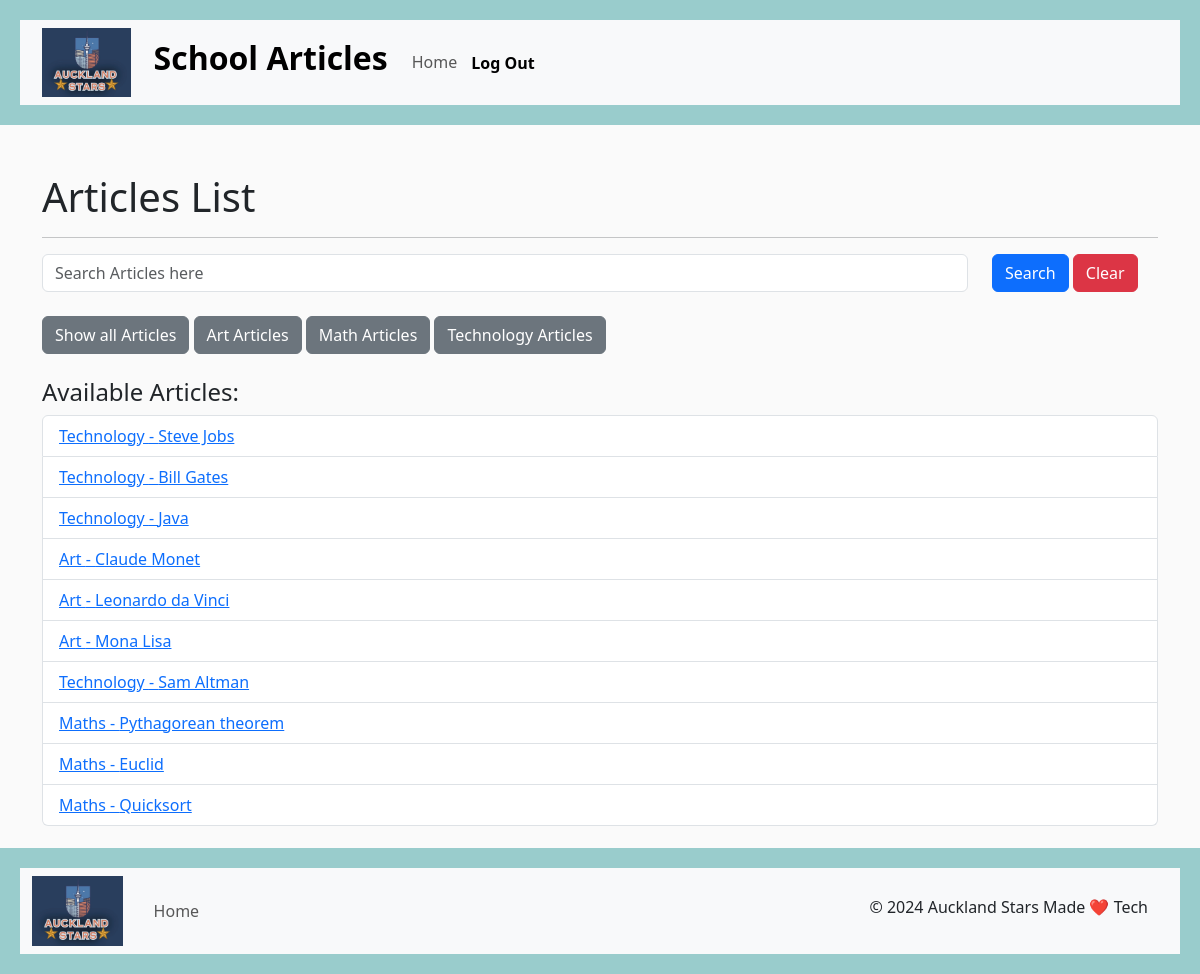
The app's page /articles (signed in) with its own data.
### Category/models.py (models this page shows, shortened)
class Article(models.Model):
    category = models.ForeignKey(Category, on_delete=models.CASCADE)
    type = models.CharField(max_length=50)
    name = models.CharField(max_length=100, null=True, blank=True)
    born = models.CharField(null=True, blank=True,max_length=50)
    died = models.CharField(null=True, blank=True,max_length=50)
    nationality = models.CharField(max_length=50, null=True, blank=True)
    known_for = models.CharField(max_length=200, null=True, blank=True)
    notable_work = models.CharField(max_length=100, null=True, blank=True)
    about = models.TextField()
    year = models.CharField(null=True, blank=True,max_length=10)
    medium = models.CharField(max_length=50, null=True, blank=True)
    dimensions = models.CharField(max_length=50, null=True, blank=True)
    location = models.CharField(max_length=50, null=True, blank=True)
    designed_by = models.CharField(max_length=50, null=True, blank=True)
    developer = models.CharField(max_length=50, null=True, blank=True)

class Category(models.Model):
    name = models.CharField(max_length=50)

### Category/views.py (the view)
# urls.py: path('articles', views.ArticleListView.as_view(), name='articles'),
class ArticleListView(LoginRequiredMixin, ListView):
    model = Article
    template_name = 'Category/articles/articles.html'
    login_url = 'accounts/login/'
    def get_queryset(self):
        queryset = super().get_queryset()
        query = self.request.GET.get('q')
        category = self.request.GET.get('category', 'all')
        if query:
            queryset = queryset.filter(name__icontains=query)
        if category and category != 'all':
            queryset = queryset.filter(category__name__iexact=category)
        return queryset
    def get_context_data(self, **kwargs):
        context = super().get_context_data(**kwargs)
        context['current_category'] = self.request.GET.get('category', 'all')
        return context

### Category/templatetags/custom_tags.py (called while the page is built)
@register.filter(name='has_group')
def has_group(user, group_name):
    return user.groups.filter(name=group_name).exists()

### Category/templates/Category/articles/articles.html (shortened to what this page needs)
{% extends "base.html" %}
{% block content %}
    <h1>Articles List</h1>
    {% load custom_tags %}
<hr>
<form method="get" action="{% url 'articles' %}">
    <div class="row">
        <div class="col-10">
            <input class="form-control" type="text" id="articlesearch" name="q" placeholder="Search Articles here" value="{{ request.GET.q }}">
        </div>
        <div class="col-2">
            <button class="btn btn-primary" type="submit">Search</button>
            <button class="btn btn-danger" onclick="document.getElementById('articlesearch').value = ''" >Clear</button>
        </div>
    </div>
</form>
<br>
<form method="get" action="{% url 'articles' %}">
    <div id="category-container">
        <button type="submit" class="btn btn-secondary" onclick="document.getElementById('category-input').value = 'all'"> Show all Articles</button>
        <button type="submit" class="btn btn-secondary" onclick="document.getElementById('category-input').value = 'Art'"> Art Articles</button>
        <button type="submit" class="btn btn-secondary" onclick="document.getElementById('category-input').value = 'Maths'"> Math Articles</button>
        <button type="submit" class="btn btn-secondary" onclick="document.getElementById('category-input').value = 'Technology'"> Technology Articles</button>
    </div>
</form>
<br>
<h4>Available Articles:</h4>
<ul class="list-group">
    {% for article in object_list %}
    <li class="list-group-item"><a href="{% url 'articles-details' article.id %}">{{ article.category.name }} - {{ article.name }}</a></li>
    {% empty %}
    <li class="list-group-item">No articles found.</li>
    {% endfor %}
</ul>
{% endblock %}

### static/css/base.css (style rules this page uses)
body { background-color: #fafafa; margin-bottom: 100px; }

### records on screen
Article: category.name "Technology", name "Steve Jobs"
Article: category.name "Technology", name "Bill Gates"
Article: category.name "Technology", name "Java"
Article: category.name "Art", name "Claude Monet"
Article: category.name "Art", name "Leonardo da Vinci"
Article: category.name "Art", name "Mona Lisa"
Article: category.name "Technology", name "Sam Altman"
Article: category.name "Maths", name "Pythagorean theorem"
Article: category.name "Maths", name "Euclid"
Article: category.name "Maths", name "Quicksort"
